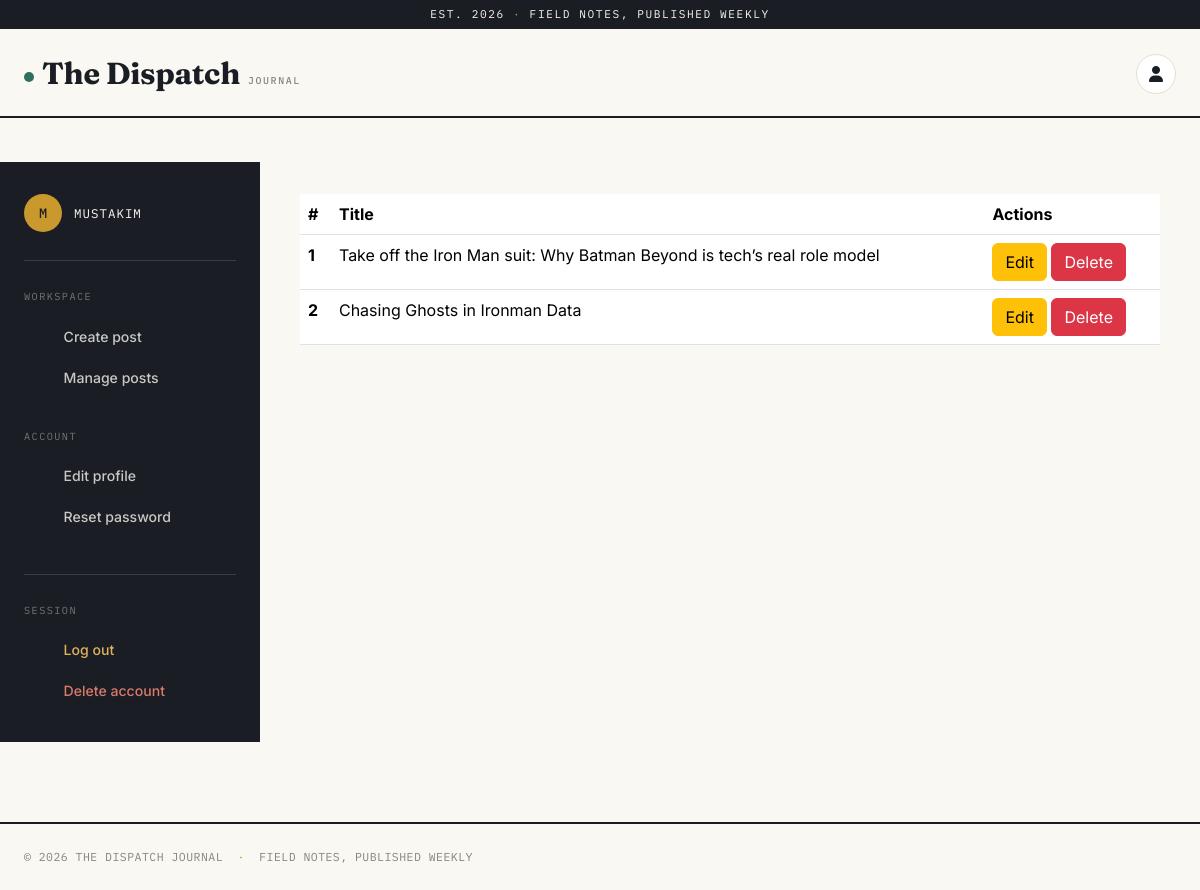
The page /profile/deshboard/ (signed in) on the database its author committed.
### posts/models.py (models this page shows, shortened)
class Post(models.Model):
    title = models.CharField(max_length=200)
    author = models.ForeignKey(User, on_delete=models.CASCADE)
    content = models.TextField()
    cetagory = models.ManyToManyField(Cetagory)
    image = models.ImageField(
        upload_to='posts/',
        blank=True,
        null=True
    )
    created_at = models.DateTimeField(auto_now_add=True)

### profiles/views.py (the view)
# urls.py: path('deshboard/', views.dashboard, name='dashboard'),
def dashboard(request):
    if request.user.is_authenticated:
        post = Post.objects.filter(author= request.user)
        return render(request, 'dashboardPage.html', {'posts': post})
    else:
        return redirect('home')

### profiles/templates/dashboardPage.html
{% extends "profilePage.html" %}
{% block profile_content %}
<table class="table">
  <thead>
    <tr>
      <th scope="col">#</th>
      <th scope="col">Title</th>
      <th scope="col">Actions</th>
    </tr>
  </thead>
  <tbody>
    {% for post in posts %}
        <tr>
            <th scope="row">{{ forloop.counter}}</th>
            <td>{{post.title}}</td>
            <td><a class='btn btn-warning' href="{% url 'edit_post' post.id %}">Edit</a>
            <a class="btn btn-danger" href="{% url 'delete_post' post.id %}">Delete</a></td>
        </tr>
    {% endfor %}
  </tbody>
</table>
{% endblock %}

### profiles/templates/profilePage.html (shortened to what this page needs)
{% extends "base.html" %}
{% load crispy_forms_tags %}
{% block main %}
<div class="dashboard-shell">
  <aside class="dashboard-sidebar">
    <div class="sidebar-scroll">
      <div class="sidebar-account">
        <span class="sidebar-avatar">{{ request.user.username|first|upper }}</span>
        <span class="sidebar-username">{{ request.user.username|upper }}</span>
      </div>
      <div class="sidebar-group">
        <span class="sidebar-eyebrow">Workspace</span>
        <ul class="sidebar-nav">
          <li>
            <a href="{% url 'add_post' %}" class="sidebar-link">
              Create post
            </a>
          </li>
          <li>
            <a href="{% url 'dashboard' %}" class="sidebar-link">
              Manage posts
            </a>
          </li>
        </ul>
      </div>
      <div class="sidebar-group">
        <span class="sidebar-eyebrow">Account</span>
        <ul class="sidebar-nav">
          <li>
            <a href="{% url 'editprofile1' %}" class="sidebar-link">
              Edit profile
            </a>
          </li>
          <li>
            <a href="{% url 'change_pass' %}" class="sidebar-link">
              Reset password
            </a>
          </li>
        </ul>
      </div>
      <div class="sidebar-group sidebar-group-bottom">
        <span class="sidebar-eyebrow">Session</span>
        <ul class="sidebar-nav">
          <li>
            <a href="{% url 'signout' %}" class="sidebar-link sidebar-link-warn">
              Log out
            </a>
          </li>
          <li>
            <a href="#" class="sidebar-link sidebar-link-danger">
              Delete account
            </a>
          </li>
        </ul>
      </div>
    </div>
  </aside>
  <div class="dashboard-content">
    {% block profile_content %}{% endblock profile_content %}
  </div>
</div>
{% endblock %}

### static/css/style.css (style rules this page uses)
:root { --paper: #faf8f3; --paper-raised: #ffffff; --ink: #1a1d23; --ink-soft: #4a4740; --muted: #8a8378; --line: #e4dfd2; --accent: #2f6f5e; --accent-ink: #1f4a3f; --gold: #c9992e; --font-display: "Fraunces", "Iowan Old Style", serif; --font-body: "Inter", -apple-system, BlinkMacSystemFont, sans-serif; --font-mono: "IBM Plex Mono", monospace; }
* { box-sizing: border-box; }
html, body { width: 100%; max-width: 100%; overflow-x: hidden; }
body { margin: 0; background: var(--paper); color: var(--ink); font-family: var(--font-body); -webkit-font-smoothing: antialiased; display: flex; flex-direction: column; min-height: 100vh; }
a { color: inherit; text-decoration: none; }
.dashboard-shell { display: flex; align-items: flex-start; gap: 0; margin: 0 -1.5rem; min-height: calc(100vh - 220px); }
.dashboard-sidebar { flex: 0 0 260px; background: var(--ink); min-height: 100%; align-self: stretch; }
.sidebar-scroll { position: sticky; top: 0; display: flex; flex-direction: column; height: 100%; min-height: calc(100vh - 220px); padding: 2rem 1.5rem; }
.sidebar-account { display: flex; align-items: center; gap: 0.75rem; padding-bottom: 1.75rem; margin-bottom: 1.75rem; border-bottom: 1px solid rgba(250, 248, 243, 0.14); }
.sidebar-avatar { width: 38px; height: 38px; border-radius: 50%; flex-shrink: 0; display: flex; align-items: center; justify-content: center; background: var(--gold); color: var(--ink); font-family: var(--font-mono); font-size: 0.85rem; font-weight: 500; }
.sidebar-username { font-family: var(--font-mono); font-size: 0.78rem; letter-spacing: 0.08em; color: var(--paper); overflow: hidden; text-overflow: ellipsis; white-space: nowrap; }
.sidebar-group { margin-bottom: 2rem; }
.sidebar-group-bottom { margin-top: auto; margin-bottom: 0; padding-top: 1.75rem; border-top: 1px solid rgba(250, 248, 243, 0.14); }
.sidebar-eyebrow { display: block; font-family: var(--font-mono); font-size: 0.64rem; letter-spacing: 0.14em; text-transform: uppercase; color: rgba(250, 248, 243, 0.4); margin-bottom: 0.75rem; }
.sidebar-nav { list-style: none; margin: 0; padding: 0; display: flex; flex-direction: column; gap: 0.15rem; }
.sidebar-link { display: flex; align-items: center; gap: 0.65rem; font-family: var(--font-body); font-size: 0.88rem; font-weight: 500; color: rgba(250, 248, 243, 0.78); padding: 0.55rem 0.6rem; border-radius: 3px; border-left: 2px solid transparent; transition: background 0.15s ease, color 0.15s ease, border-color 0.15s ease; }
.sidebar-link-warn { color: #e0b25c; }
.sidebar-link-danger { color: #d97a6c; }
.dashboard-content { flex: 1; min-width: 0; padding: 2rem 2.5rem 3rem; }

### rows shown on the page
Post: title "Take off the Iron Man suit: Why Batman Beyond is tech’s real role model"
Post: title "Chasing Ghosts in Ironman Data"

### other values the page prints
{{ request.user.username|first|upper }} "M"
{{ request.user.username|upper }} "MUSTAKIM"
